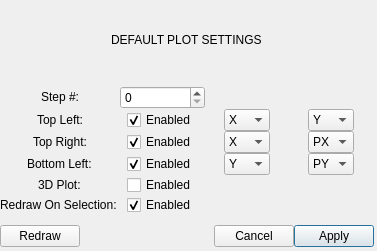
<?xml version="1.0" encoding="UTF-8"?>
<ui version="4.0">
 <class>DefaultPlotSettingsWindow</class>
 <widget class="QMainWindow" name="DefaultPlotSettingsWindow">
  <property name="geometry">
   <rect>
    <x>0</x>
    <y>0</y>
    <width>377</width>
    <height>251</height>
   </rect>
  </property>
  <property name="sizePolicy">
   <sizepolicy hsizetype="Fixed" vsizetype="Fixed">
    <horstretch>0</horstretch>
    <verstretch>0</verstretch>
   </sizepolicy>
  </property>
  <property name="windowTitle">
   <string>Properties</string>
  </property>
  <widget class="QWidget" name="centralwidget">
   <property name="sizePolicy">
    <sizepolicy hsizetype="Preferred" vsizetype="Minimum">
     <horstretch>0</horstretch>
     <verstretch>0</verstretch>
    </sizepolicy>
   </property>
   <widget class="QWidget" name="verticalLayoutWidget">
    <property name="geometry">
     <rect>
      <x>0</x>
      <y>0</y>
      <width>374</width>
      <height>247</height>
     </rect>
    </property>
    <layout class="QVBoxLayout" name="verticalLayout_3">
     <property name="spacing">
      <number>0</number>
     </property>
     <item alignment="Qt::AlignHCenter|Qt::AlignVCenter">
      <widget class="QLabel" name="dataset_label">
       <property name="sizePolicy">
        <sizepolicy hsizetype="Minimum" vsizetype="Minimum">
         <horstretch>0</horstretch>
         <verstretch>0</verstretch>
        </sizepolicy>
       </property>
       <property name="text">
        <string>DEFAULT PLOT SETTINGS</string>
       </property>
      </widget>
     </item>
     <item>
      <spacer name="verticalSpacer">
       <property name="orientation">
        <enum>Qt::Vertical</enum>
       </property>
       <property name="sizeType">
        <enum>QSizePolicy::Fixed</enum>
       </property>
       <property name="sizeHint" stdset="0">
        <size>
         <width>20</width>
         <height>5</height>
        </size>
       </property>
      </spacer>
     </item>
     <item>
      <layout class="QGridLayout" name="gridLayout">
       <item row="3" column="1" alignment="Qt::AlignHCenter|Qt::AlignVCenter">
        <widget class="QCheckBox" name="bl_enabled">
         <property name="focusPolicy">
          <enum>Qt::NoFocus</enum>
         </property>
         <property name="text">
          <string>Enabled</string>
         </property>
         <property name="checkable">
          <bool>true</bool>
         </property>
         <property name="checked">
          <bool>true</bool>
         </property>
        </widget>
       </item>
       <item row="1" column="2" alignment="Qt::AlignHCenter|Qt::AlignVCenter">
        <widget class="QComboBox" name="tl_combo_a">
         <item>
          <property name="text">
           <string>X</string>
          </property>
         </item>
         <item>
          <property name="text">
           <string>Y</string>
          </property>
         </item>
         <item>
          <property name="text">
           <string>Z</string>
          </property>
         </item>
         <item>
          <property name="text">
           <string>PX</string>
          </property>
         </item>
         <item>
          <property name="text">
           <string>PY</string>
          </property>
         </item>
         <item>
          <property name="text">
           <string>PZ</string>
          </property>
         </item>
        </widget>
       </item>
       <item row="3" column="2" alignment="Qt::AlignHCenter|Qt::AlignVCenter">
        <widget class="QComboBox" name="bl_combo_a">
         <property name="currentIndex">
          <number>1</number>
         </property>
         <item>
          <property name="text">
           <string>X</string>
          </property>
         </item>
         <item>
          <property name="text">
           <string>Y</string>
          </property>
         </item>
         <item>
          <property name="text">
           <string>Z</string>
          </property>
         </item>
         <item>
          <property name="text">
           <string>PX</string>
          </property>
         </item>
         <item>
          <property name="text">
           <string>PY</string>
          </property>
         </item>
         <item>
          <property name="text">
           <string>PZ</string>
          </property>
         </item>
        </widget>
       </item>
       <item row="1" column="1" alignment="Qt::AlignHCenter|Qt::AlignVCenter">
        <widget class="QCheckBox" name="tl_enabled">
         <property name="enabled">
          <bool>true</bool>
         </property>
         <property name="focusPolicy">
          <enum>Qt::NoFocus</enum>
         </property>
         <property name="text">
          <string>Enabled</string>
         </property>
         <property name="checkable">
          <bool>true</bool>
         </property>
         <property name="checked">
          <bool>true</bool>
         </property>
        </widget>
       </item>
       <item row="1" column="0" alignment="Qt::AlignHCenter|Qt::AlignVCenter">
        <widget class="QLabel" name="tl_label">
         <property name="text">
          <string>Top Left:</string>
         </property>
        </widget>
       </item>
       <item row="2" column="0" alignment="Qt::AlignHCenter|Qt::AlignVCenter">
        <widget class="QLabel" name="tr_label">
         <property name="text">
          <string>Top Right:</string>
         </property>
        </widget>
       </item>
       <item row="0" column="0" alignment="Qt::AlignHCenter|Qt::AlignVCenter">
        <widget class="QLabel" name="step_label">
         <property name="text">
          <string>Step #:</string>
         </property>
        </widget>
       </item>
       <item row="2" column="3" alignment="Qt::AlignHCenter|Qt::AlignVCenter">
        <widget class="QComboBox" name="tr_combo_b">
         <property name="currentIndex">
          <number>3</number>
         </property>
         <item>
          <property name="text">
           <string>X</string>
          </property>
         </item>
         <item>
          <property name="text">
           <string>Y</string>
          </property>
         </item>
         <item>
          <property name="text">
           <string>Z</string>
          </property>
         </item>
         <item>
          <property name="text">
           <string>PX</string>
          </property>
         </item>
         <item>
          <property name="text">
           <string>PY</string>
          </property>
         </item>
         <item>
          <property name="text">
           <string>PZ</string>
          </property>
         </item>
        </widget>
       </item>
       <item row="3" column="3" alignment="Qt::AlignHCenter|Qt::AlignVCenter">
        <widget class="QComboBox" name="bl_combo_b">
         <property name="currentIndex">
          <number>4</number>
         </property>
         <item>
          <property name="text">
           <string>X</string>
          </property>
         </item>
         <item>
          <property name="text">
           <string>Y</string>
          </property>
         </item>
         <item>
          <property name="text">
           <string>Z</string>
          </property>
         </item>
         <item>
          <property name="text">
           <string>PX</string>
          </property>
         </item>
         <item>
          <property name="text">
           <string>PY</string>
          </property>
         </item>
         <item>
          <property name="text">
           <string>PZ</string>
          </property>
         </item>
        </widget>
       </item>
       <item row="4" column="1" alignment="Qt::AlignHCenter|Qt::AlignVCenter">
        <widget class="QCheckBox" name="three_d_enabled">
         <property name="focusPolicy">
          <enum>Qt::NoFocus</enum>
         </property>
         <property name="text">
          <string>Enabled</string>
         </property>
         <property name="checkable">
          <bool>true</bool>
         </property>
        </widget>
       </item>
       <item row="2" column="2" alignment="Qt::AlignHCenter|Qt::AlignVCenter">
        <widget class="QComboBox" name="tr_combo_a">
         <item>
          <property name="text">
           <string>X</string>
          </property>
         </item>
         <item>
          <property name="text">
           <string>Y</string>
          </property>
         </item>
         <item>
          <property name="text">
           <string>Z</string>
          </property>
         </item>
         <item>
          <property name="text">
           <string>PX</string>
          </property>
         </item>
         <item>
          <property name="text">
           <string>PY</string>
          </property>
         </item>
         <item>
          <property name="text">
           <string>PZ</string>
          </property>
         </item>
        </widget>
       </item>
       <item row="1" column="3" alignment="Qt::AlignHCenter|Qt::AlignVCenter">
        <widget class="QComboBox" name="tl_combo_b">
         <property name="currentIndex">
          <number>1</number>
         </property>
         <item>
          <property name="text">
           <string>X</string>
          </property>
         </item>
         <item>
          <property name="text">
           <string>Y</string>
          </property>
         </item>
         <item>
          <property name="text">
           <string>Z</string>
          </property>
         </item>
         <item>
          <property name="text">
           <string>PX</string>
          </property>
         </item>
         <item>
          <property name="text">
           <string>PY</string>
          </property>
         </item>
         <item>
          <property name="text">
           <string>PZ</string>
          </property>
         </item>
        </widget>
       </item>
       <item row="3" column="0" alignment="Qt::AlignHCenter|Qt::AlignVCenter">
        <widget class="QLabel" name="bl_label">
         <property name="text">
          <string>Bottom Left:</string>
         </property>
        </widget>
       </item>
       <item row="0" column="1">
        <widget class="QSpinBox" name="step_input">
         <property name="minimum">
          <number>0</number>
         </property>
         <property name="maximum">
          <number>999999999</number>
         </property>
        </widget>
       </item>
       <item row="4" column="0" alignment="Qt::AlignHCenter|Qt::AlignVCenter">
        <widget class="QLabel" name="three_d_label">
         <property name="text">
          <string>3D Plot:</string>
         </property>
        </widget>
       </item>
       <item row="2" column="1" alignment="Qt::AlignHCenter|Qt::AlignVCenter">
        <widget class="QCheckBox" name="tr_enabled">
         <property name="focusPolicy">
          <enum>Qt::NoFocus</enum>
         </property>
         <property name="text">
          <string>Enabled</string>
         </property>
         <property name="checkable">
          <bool>true</bool>
         </property>
         <property name="checked">
          <bool>true</bool>
         </property>
        </widget>
       </item>
       <item row="5" column="0" alignment="Qt::AlignHCenter|Qt::AlignVCenter">
        <widget class="QLabel" name="redraw_label">
         <property name="text">
          <string>Redraw On Selection: </string>
         </property>
        </widget>
       </item>
       <item row="5" column="1" alignment="Qt::AlignHCenter|Qt::AlignVCenter">
        <widget class="QCheckBox" name="redraw_enabled">
         <property name="text">
          <string>Enabled</string>
         </property>
         <property name="checked">
          <bool>true</bool>
         </property>
        </widget>
       </item>
      </layout>
     </item>
     <item>
      <spacer name="verticalSpacer_2">
       <property name="orientation">
        <enum>Qt::Vertical</enum>
       </property>
       <property name="sizeType">
        <enum>QSizePolicy::Fixed</enum>
       </property>
       <property name="sizeHint" stdset="0">
        <size>
         <width>20</width>
         <height>10</height>
        </size>
       </property>
      </spacer>
     </item>
     <item>
      <layout class="QHBoxLayout" name="horizontalLayout_9">
       <item>
        <widget class="QPushButton" name="redraw_button">
         <property name="text">
          <string>Redraw</string>
         </property>
        </widget>
       </item>
       <item>
        <spacer name="horizontalSpacer">
         <property name="orientation">
          <enum>Qt::Horizontal</enum>
         </property>
         <property name="sizeHint" stdset="0">
          <size>
           <width>40</width>
           <height>10</height>
          </size>
         </property>
        </spacer>
       </item>
       <item>
        <widget class="QPushButton" name="cancel_button">
         <property name="text">
          <string>Cancel</string>
         </property>
        </widget>
       </item>
       <item>
        <widget class="QPushButton" name="apply_button">
         <property name="text">
          <string>Apply</string>
         </property>
         <property name="default">
          <bool>true</bool>
         </property>
        </widget>
       </item>
      </layout>
     </item>
    </layout>
   </widget>
  </widget>
 </widget>
 <resources/>
 <connections/>
</ui>
